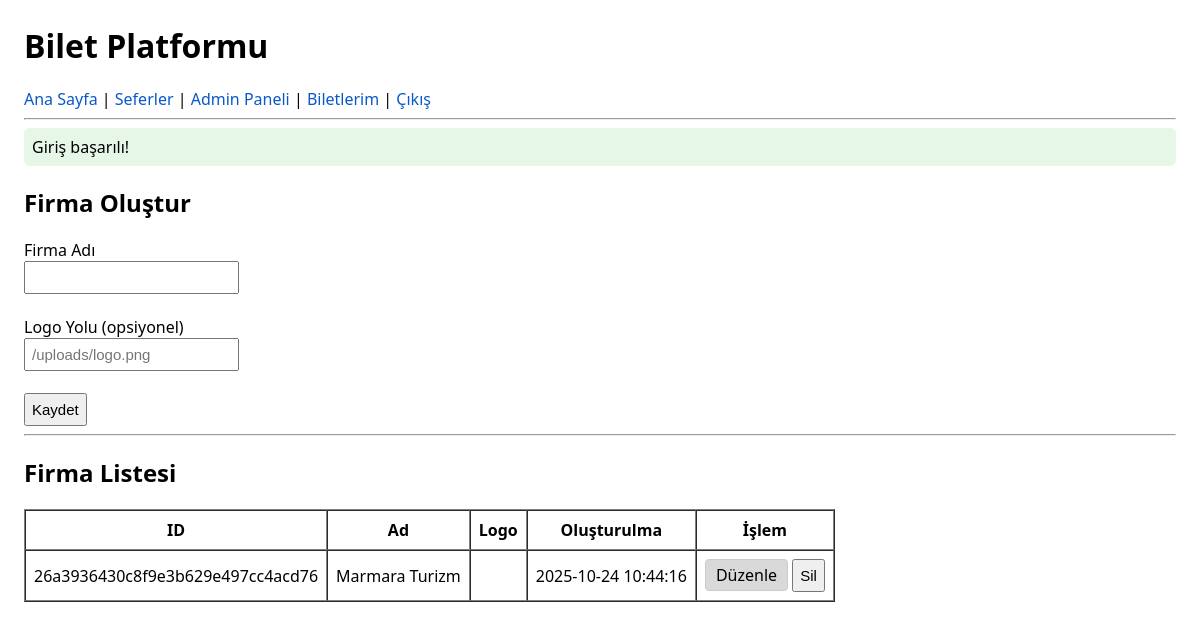
The page /admin/process_company.php (signed in) on the database its author committed.
### tables this page shows
CREATE TABLE Bus_Company (
  id         TEXT PRIMARY KEY,          
  name       TEXT NOT NULL UNIQUE,     
  logo_path  TEXT,
  created_at TIMESTAMP DEFAULT CURRENT_TIMESTAMP
);

### public/admin/process_company.php (the view, shortened to what this page needs)
<?php
require_once __DIR__ . "/../../app/init.php";
$pdo = DB::conn();
$pdo->setAttribute(PDO::ATTR_ERRMODE, PDO::ERRMODE_EXCEPTION);
$flash = get_flash();
if ($flash) echo "<p class='flash {$flash['type']}'>".e($flash['msg'])."</p>";
$stmt = $pdo->query("SELECT id, name, logo_path, created_at FROM `Bus_Company` ORDER BY created_at DESC");
$companies = $stmt->fetchAll(PDO::FETCH_ASSOC);
?>
<h2>Firma Oluştur</h2>
<form method="post" action="">
  <label>Firma Adı</label><br>
  <input name="name" required><br><br>
  <label>Logo Yolu (opsiyonel)</label><br>
  <input name="logo_path" placeholder="/uploads/logo.png"><br><br>
  <button type="submit">Kaydet</button>
</form>
<hr>
<h2>Firma Listesi</h2>
<table border="1" cellpadding="8" cellspacing="0">
  <thead>
    <tr>
      <th>ID</th>
      <th>Ad</th>
      <th>Logo</th>
      <th>Oluşturulma</th>
      <th>İşlem</th>
    </tr>
  </thead>
  <tbody>
  <?php foreach ($companies as $c): ?>
    <tr>
      <td><?= e($c['id']) ?></td>
      <td><?= e($c['name']) ?></td>
      <td><?= e($c['logo_path'] ?? '') ?></td>
      <td><?= e($c['created_at']) ?></td>
      <td>
        <a href="/admin/process_company.php?edit=<?= urlencode($c['id']) ?>"
           style="display:inline-block; padding:4px 10px; background:#d9d9d9; color:black; text-decoration:none; border:1px solid #ccc; border-radius:4px;">
           Düzenle
        </a>
        <form method="post" action="" style="display:inline" onsubmit="return confirm('Silinsin mi?');">
          <button type="submit">Sil</button>
        </form>
      </td>
    </tr>
  <?php endforeach; ?>
  </tbody>
</table>

### app/init.php (style rules this page uses)
input,button,select { padding:6px;font-size:15px }
a { color:#0a58ca;text-decoration:none }
.flash { padding:8px;border-radius:6px;margin:8px 0 }
.flash.success { background:#e7f7e7 }

### rows shown on the page
bus_company: id "26a3936430c8f9e3b629e497cc4acd76", name "Marmara Turizm", created_at "2025-10-24 10:44:16"

### other values the page prints
$flash['msg'] "Giriş başarılı!"
